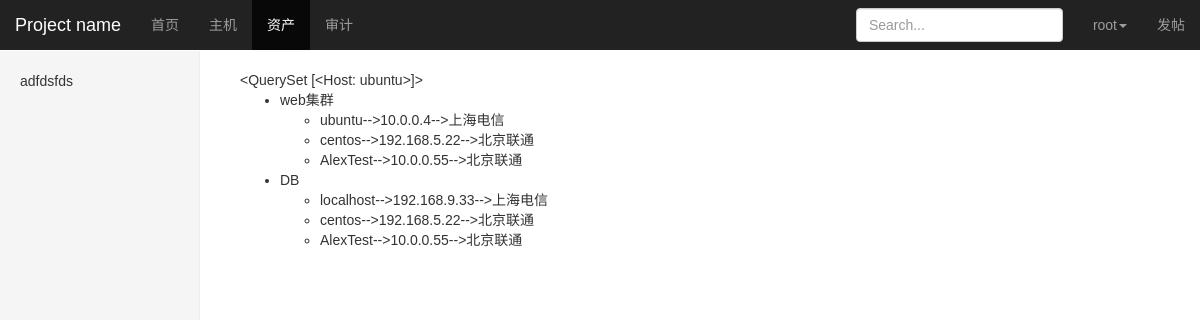
The app's page /asset/ (signed in) with its own data.
### app01/models.py (models this page shows, shortened)
class UserProfile(models.Model):
    user = models.OneToOneField(User)
    name = models.CharField(max_length=64,unique=True)
    host_groups = models.ManyToManyField('HostGroup',blank=True,null=True) #关联具体组，字段可以不选，记录可以不填
    hosts = models.ManyToManyField('Host',blank=True,null=True) #关联具体的主机

class Host(models.Model):
    hostname = models.CharField(max_length=64,unique=True)
    ip_addr = models.GenericIPAddressField(unique=True)
    port = models.IntegerField(default=22)
    system_type_choices = (
        ('linux',"LINUX"),
        ('win32',"Windows")
    )
    system_type = models.CharField(choices=system_type_choices,max_length=32)
    enabled = models.BooleanField(default=True)
    create_date = models.DateTimeField(auto_now_add=True)
    online_date = models.DateTimeField()
    groups = models.ManyToManyField('HostGroup') #主机组
    idc = models.ForeignKey('IDC') #机房
    def __unicode__(self):
        return self.hostname

class HostGroup(models.Model):
    name = models.CharField(max_length=64,unique=True)

class IDC(models.Model):
    name = models.CharField(max_length=64,unique=True)

### app01/views.py (the view)
# urls.py: url(r'^asset/$',views.asset, name='asset'),
@login_required
def asset(request):
    return render(request, 'asset.html')

### templates/asset.html
{% extends 'index.html' %}
{% block left_sidebar %}
<div>
adfdsfds
</div>
{% endblock %}
{% block right_content %}
{{ request.user.userprofile.hosts.select_related }}
<ul>
{% for group in request.user.userprofile.host_groups.select_related %}
    <li>{{ group.name }}</li>
    <ul>
   {%  for host in group.host_set.select_related %}
        <li>{{ host.hostname }}-->{{ host.ip_addr }}-->{{ host.idc.name }}</li>
   {% endfor %}
    </ul>
{% endfor %}
</ul>
{% endblock %}

### templates/index.html (shortened to what this page needs)
<!DOCTYPE html>
<html lang="zh-CN">
<head>
    <link rel="stylesheet" href="/static/font-awesome/css/font-awesome.min.css">
    <link href="/static/css/bootstrap.css" rel="stylesheet">
    <link href="/static/css/custom_v2.css" rel="stylesheet">
    <link href="/static/css/dashboard.css" rel="stylesheet">
</head>
  <body>
    {% block body%}
    <nav class="navbar navbar-inverse navbar-fixed-top">
      <div class="container-fluid">
        <div class="navbar-header">
          <a class="navbar-brand" href="#">Project name</a>
        </div>
        <div id="navbar" class="navbar-collapse collapse">
          <ul class="nav navbar-nav">
            <li><a href="/">首页</a></li>
            <li><a href="{% url 'host' %}">主机</a></li>
            <li><a href="{% url 'asset' %}">资产</a></li>
            <li><a href="{% url 'audit' %}">审计</a></li>
          </ul>
          <ul class="nav navbar-nav navbar-right">
            <li>
            <form class="navbar-form ">
                <input class="form-control" placeholder="Search..." type="text">
            </form>
            </li>
              {% if request.user.is_authenticated %}
                    <li class="dropdown ">
                      <a href="#" class="dropdown-toggle" data-toggle="dropdown" role="button" aria-haspopup="true" aria-expanded="true">{{ request.user.userprofile.name }}<span class="caret"></span></a>
                    </li>
                    <li>
                      <a href="{% url 'create_article' %}">发帖</a>
                    </li>
              {% else %}
                  <li>
                     <a href="/login/">Login</a>
                  </li>
              {% endif %}
          </ul>
        </div>
      </div>
    </nav>
    <div class="container-fluid">
      <div class="row">
        <div class="col-sm-3 col-md-2 sidebar">
          {% block left_sidebar %}{% endblock %}
        </div>
        <div class="col-sm-9 col-sm-offset-3 col-md-10 col-md-offset-2 main">
          {% block right_content %}{% endblock %}
          </div>
        </div>
      </div>
{% endblock %}
</body></html>

### statics/css/custom_v2.css (style rules this page uses)
body { background-color: #fff; color: #333; font-family: "Arial","Microsoft yahei", "Hiragino Sans GB", "冬青黑体简体中文 w3", "Microsoft Yahei", "Hiragino Sans GB", "冬青黑体简体中文 w3", STXihei, "华文细黑", "微软雅黑", SimSun, "宋体", Heiti, "黑体", sans-serif; }

### statics/css/dashboard.css (style rules this page uses)
body { padding-top: 50px; }
.navbar-fixed-top { border: 0; }
.sidebar { display: none; }
@media (min-width: 768px) { .sidebar { position: fixed; top: 51px; bottom: 0; left: 0; z-index: 1000; display: block; padding: 20px; overflow-x: hidden; overflow-y: auto; background-color: #f5f5f5; border-right: 1px solid #eee; } }
.main { padding: 20px; }
@media (min-width: 768px) { .main { padding-right: 40px; padding-left: 40px; } }

### records on screen
HostGroup: name "web集群"
Host: hostname "ubuntu", ip_addr "10.0.0.4", idc.name "上海电信"
Host: hostname "centos", ip_addr "192.168.5.22", idc.name "北京联通"
Host: hostname "AlexTest", ip_addr "10.0.0.55", idc.name "北京联通"
HostGroup: name "DB"
Host: hostname "localhost", ip_addr "192.168.9.33", idc.name "上海电信"

### other values on screen
{{ request.user.userprofile.name }} "root"
{{ request.user.userprofile.hosts.select_related }} "<QuerySet [<Host: ubuntu>]>"
